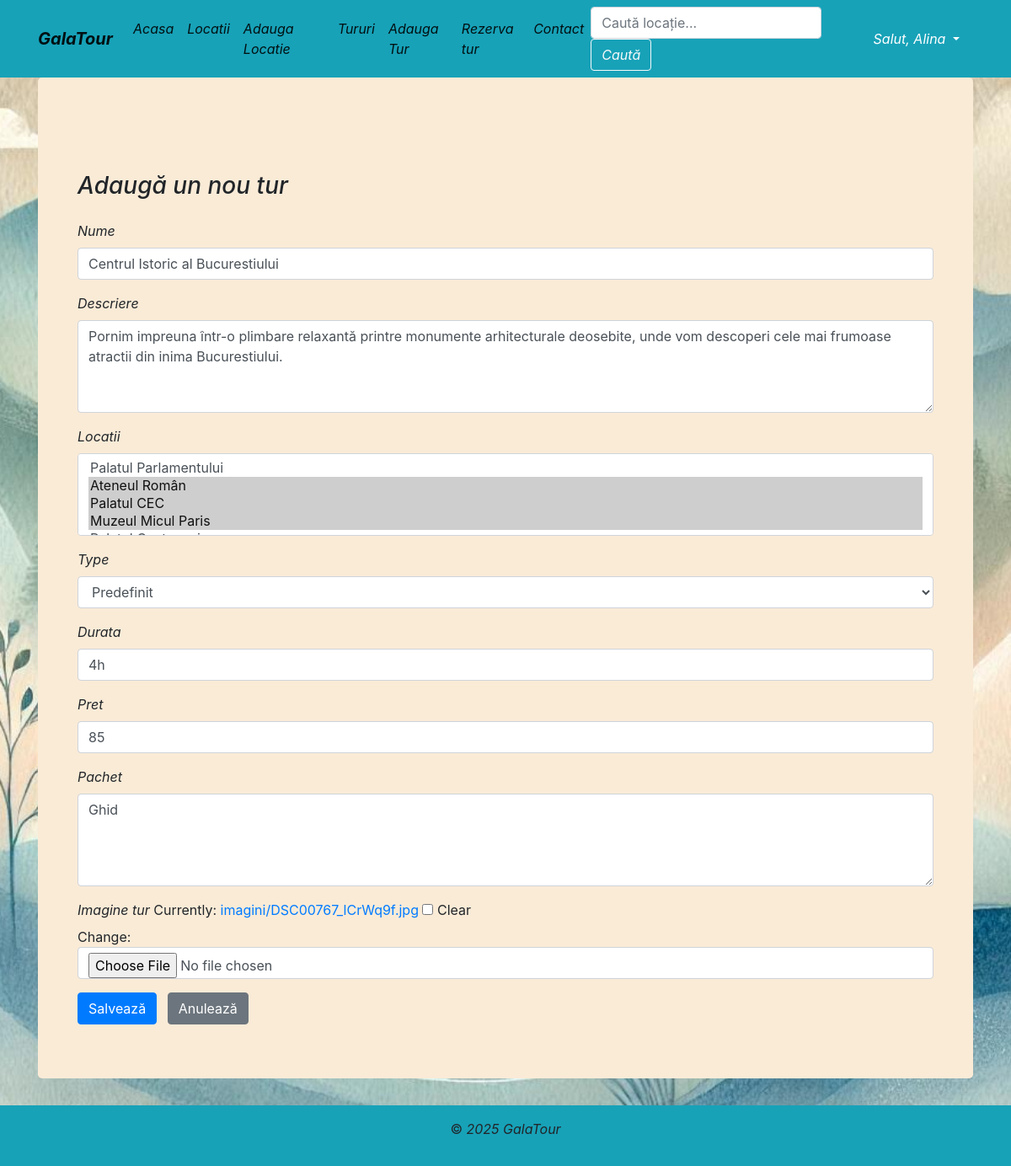
/tur/3/edit/ (signed in), run on the app's committed database.
### locatii/models.py (models this page shows, shortened)
class Tur(models.Model):
    class Meta:
        verbose_name_plural = 'Tururi'
    OPTIUNI_TIP_TUR = [
            ('predefinit', 'Predefinit'),
            ('personalizat', 'Personalizat')
        ]
    nume = CharField(max_length=128, blank=True, null=True)
    descriere = TextField(blank=True, null=True)
    locatii = ManyToManyField(Locatie, related_name='tururi')
    type = CharField(max_length=40, choices=OPTIUNI_TIP_TUR, default='predefinit' )
    durata= CharField(max_length=128, blank=True, null=True)
    pret = PositiveIntegerField(blank=False, null=False, default=1)
    pachet = TextField(blank=True, null=True)
    imagine_tur = ImageField(upload_to='imagini', blank=True, null=True)

### locatii/views.py (the view)
# urls.py: path('tur/<int:tur_id>/edit/', editeaza_tur, name='editeaza_tur'),
@login_required
@user_passes_test(is_angajat)
def editeaza_tur(request, tur_id):
    tur = get_object_or_404(Tur, id=tur_id)
    if request.method == "POST":
        form = TurForm(request.POST, request.FILES, instance=tur)
        if form.is_valid():
            form.save()
            return redirect('detalii_tur', tur_id=tur.id)
    else:
        form = TurForm(instance=tur)
    return render(request, 'adauga_tur.html', {'form': form, 'tur': tur})

### locatii/forms.py
class TurForm(ModelForm):
    class Meta:
        model = Tur
        fields = ['nume', 'descriere', 'locatii', 'type', 'durata', 'pret', 'pachet', 'imagine_tur']
        widgets = {
            'nume': TextInput(attrs={'class': 'form-control', 'placeholder': 'Introduceți numele turului'}),
            'descriere': Textarea(attrs={'class': 'form-control', 'rows': 4, 'placeholder': 'Descriere...'}),
            'locatii': SelectMultiple(attrs={'class': 'form-control'}),
            'type': Select(attrs={'class': 'form-control'}),
            'durata': TextInput(attrs={'class': 'form-control', 'placeholder': 'Durata turului'}),
            'pret': NumberInput(attrs={'class': 'form-control', 'placeholder': 'Prețul turului'}),
            'pachet': Textarea(attrs={'class': 'form-control', 'rows': 4, 'placeholder': 'Detalii pachet...'}),
            'imagine_tur': ClearableFileInput(attrs={'class': 'form-control'}),
        }

### locatii/models.py (called while the page is built)
    def __str__(self):
        return f"{self.nume}"

### locatii/views.py (called while the page is built)
def is_angajat(user):
    return user.is_authenticated and user.groups.filter(name='angajati').exists()

### locatii/templates/adauga_tur.html (shortened to what this page needs)
<!DOCTYPE html>
<html lang="en">
<head>
</head>
<body>
{% extends 'base.html' %}
{% block content %}
<div class="container mt-5">
    <h3 class="mb-4"><i>Adaugă un nou tur</i></h3>
    <form method="post" enctype="multipart/form-data" class="needs-validation" novalidate>
        {% for field in form %}
            <div class="form-group">
                <label for="{{ field.id_for_label }}" style="font-style: italic;">
                    {{ field.label }}
                </label>
                {{ field }}
            </div>
        {% endfor %}
        <button type="submit" class="btn btn-primary">Salvează</button>
        <a href="{% url 'lista_tur' %}" class="btn btn-secondary ml-2">Anulează</a>
    </form>
</div>
{% endblock %}

### locatii/templates/base.html (shortened to what this page needs)
{% load static %}
<html {% if LANGUAGE_CODE %}lang="{{ LANGUAGE_CODE }}" {% endif %}>
<head>
    <link rel="stylesheet" href="https://stackpath.bootstrapcdn.com/bootstrap/4.2.1/css/bootstrap.min.css"
>
    <link rel="stylesheet" href="{% static 'index.css' %}">
</head>
<body>
<div class="wrapper">
    <nav class="navbar navbar-expand-lg navbar-light bg-info">
        <div class="container fixed">
            <a class="navbar-brand" href="/"><i><b>GalaTour</b></i></a>
            <div class="collapse navbar-collapse" id="navbarNavAltMarkup">
                <div class="navbar-nav">
                    <a class="nav-item nav-link active" href="/">
                        <i>Acasa</i>
                    </a>
                    <a class="nav-item nav-link active" href="{% url 'lista_locatie' %}">
                        <i>Locatii</i>
                    </a>
                    {% if request.user.is_authenticated and request.user.groups.all.0.name == "angajati" %}
                     <a class="nav-item nav-link active" href="{% url 'adauga_locatie' %}">
                        <i>Adauga Locatie</i>
                    {% endif %}
                    </a>
                    <a class="nav-item nav-link active" href="{% url 'lista_tur' %}">
                        <i>Tururi</i>
                    </a>
                    {% if request.user.is_authenticated and request.user.groups.all.0.name == "angajati" %}
                    <a class="nav-item nav-link active" href="{% url 'adauga_tur' %}">
                        <i>Adauga Tur</i>
                    {% endif %}
                    </a>
                    {% if user.is_authenticated %}
                    <a class="nav-item nav-link active" href="{% url 'creeaza_rezervare' %}">
                        <i>Rezerva tur</i>
                    {% endif %}
                    </a>
                    <a class="nav-item nav-link active" href="{% url 'contact' %}"><i>Contact</i></a>
                </div>
            </div>
    <form class="form-inline my-2 my-lg-0" method="GET" action="{% url 'cautare' %}">
        <input class="form-control mr-sm-2 " type="search" name="query" placeholder="Caută locație..." aria-label="Search">
        <button class="btn btn-outline-light my-2 my-sm-0" type="submit"><i>Caută</i></button>
    </form>
<div class="nav-item dropdown">
            <div class="nav-item dropdown">
            {% if user.is_authenticated %}
            <a class="nav-link dropdown-toggle text-white" href="#" data-toggle="dropdown">
                <i> Salut, {{user.username}}</i>
            </a>
            {% endif %}
            </div>
        </div>
        </div>
    </nav>
    <div class="content">
        <div class="container">
            <div class="jumbotron">
                {% block content %}{% endblock %}
            </div>
        </div>
    </div>
    <footer >
        <p>&copy;<i> 2025 GalaTour</i></p>
    </footer>
</div>
</body>
</html>

### locatii/static/index.css (style rules this page uses)
.jumbotron { min-height: 100vh; background-color: antiquewhite; }
body { background-image: url('/static/imagini/tourism_background_aliceblue.jpg'); background-size: cover; background-position: center; background-repeat: no-repeat; background-attachment: fixed; }

### locatii/templates/base.html (style rules this page uses)
html, body { height: 100%; }
.wrapper { min-height: 100%; display: flex; flex-direction: column; }
.content { flex: 1; }
footer { background-color: #17a2b8; text-align: center; padding: 1rem 0; }

### data on the page
Tur: form "Centrul Istoric al Bucurestiului" "Pornim impreuna într-o plimbare relaxantă printre monumente arhitecturale deosebite, unde vom descoperi cele mai frumoase atractii din inima Bucurestiului." "Predefinit" "4h" "85" "Ghid"

### other printed values
{{ user.username }} "Alina"
{{ field.label }} "Nume" "Descriere" "Locatii" "Type" "Durata" "Pret" "Pachet" "Imagine tur"
